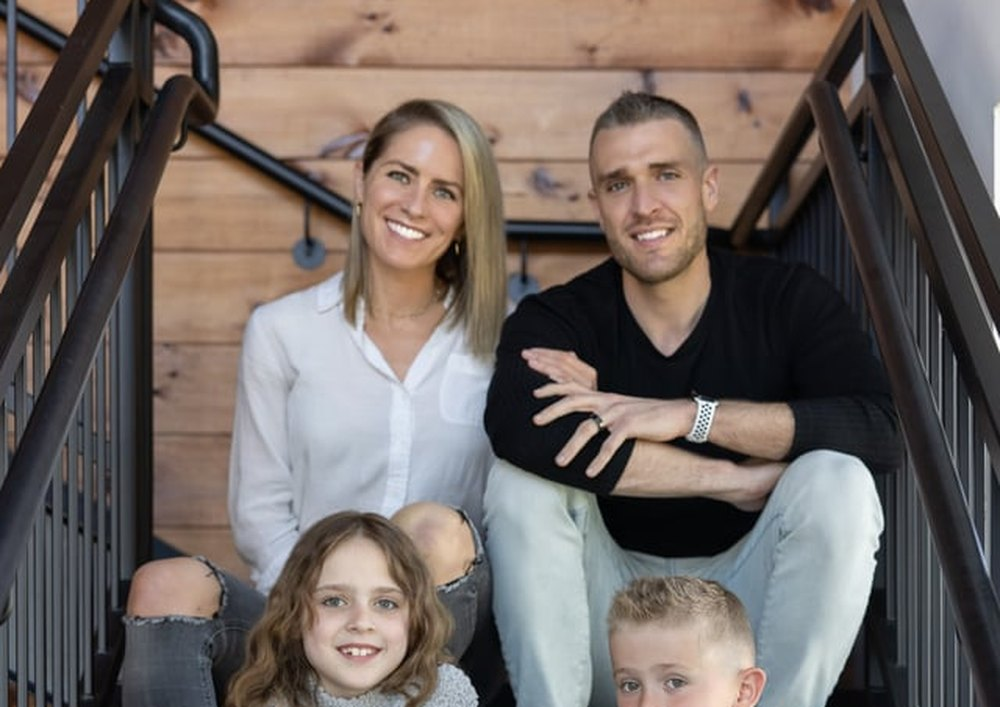
#> input picture hero.jpg, 1000 x 707 px
$ python gen-assets.py
#> lines starting #> are read from the running program, lines starting #| are printed output that depends on the picture; pictures that were not available may be replaced by others from this repository, and a replacement may not be noted
#!/usr/bin/env python3
"""
gen-assets.py — regenerate the social share image + favicons from the root images.

Source of truth: hero.jpg and logo-white.png in the repo root (the same files the
card serves). Produces:
  og.jpg (1200x630) and favicon.ico / icon-32.png / icon-16.png / apple-touch-icon.png

Run:  python3 scripts/gen-assets.py        (requires Pillow)
"""
import os
from PIL import Image, ImageOps
ROOT = os.path.dirname(os.path.dirname(os.path.abspath(__file__)))
NAVY = (14, 42, 56, 255)

hero  = Image.open(os.path.join(ROOT, "hero.jpg")).convert("RGB")
#> hero is the input picture: PIL image 1000x707 RGB; mean R, G, B 112.2, 102.6, 98
white = Image.open(os.path.join(ROOT, "logo-white.png")).convert("RGBA")

# Social share image: cover-crop hero to 1200x630, top-biased to keep faces.
ImageOps.fit(hero, (1200, 630), method=Image.LANCZOS, centering=(0.5, 0.30)) \
    .save(os.path.join(ROOT, "og.jpg"), "JPEG", quality=86, optimize=True, progressive=True)
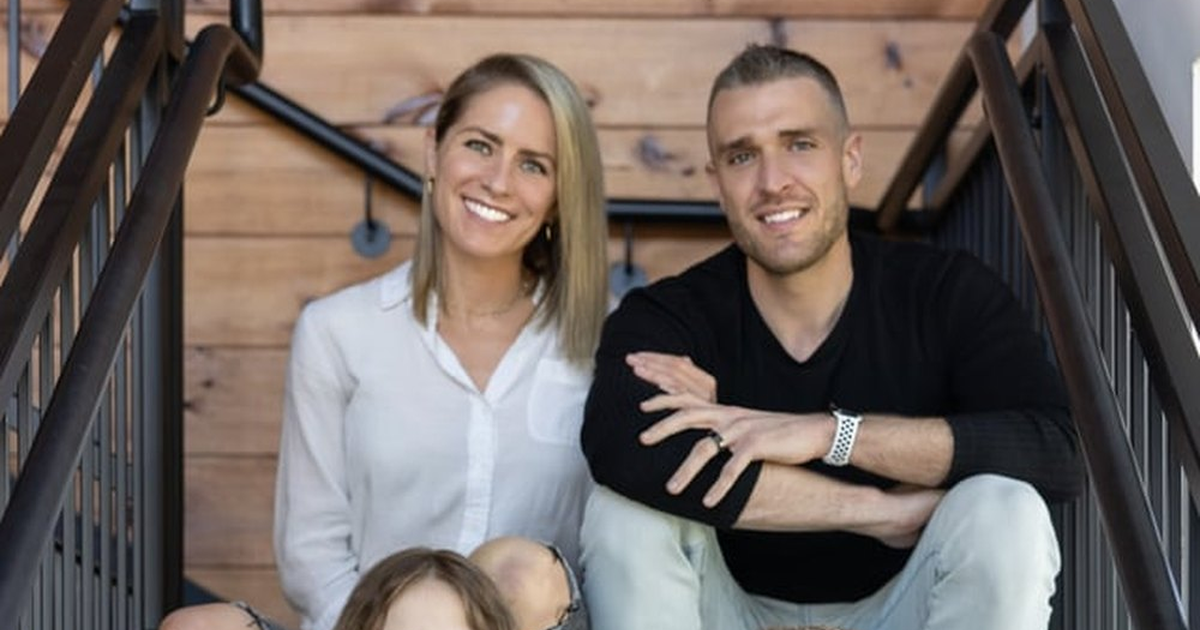
#> saved as og.jpg: PIL image 1200x630 RGB; mean R, G, B 109, 99.2, 94.9

# Favicons: isolate the white house mark, center on brand navy.
w, h = white.size
#> w = 1000; h = 707
mark = white.crop((0, 0, w, int(h * 0.72)))
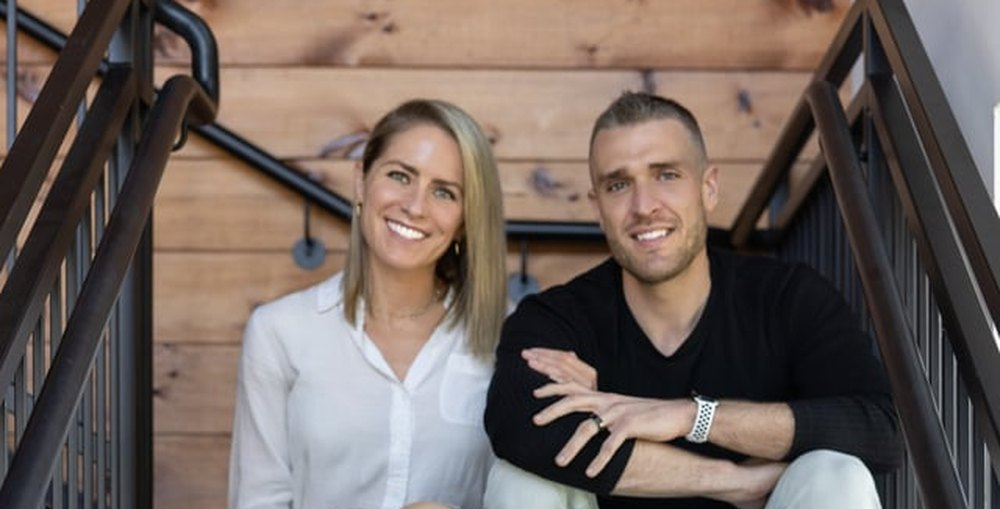
#> mark: PIL image 1000x509 RGBA; mean R, G, B, A 112.8, 99.8, 93.7, 255
mark = mark.crop(mark.getbbox())
def icon(size, pad=0.14):
#> called with size = 180, pad = 0.14
    cv = Image.new("RGBA", (size, size), NAVY)
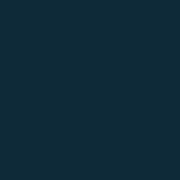
#> cv: PIL image 180x180 RGBA; mean R, G, B, A 14, 42, 56, 255
    inner = int(size * (1 - 2 * pad)); m = mark.copy(); m.thumbnail((inner, inner), Image.LANCZOS)
#> after `m.thumbnail((inner, inner), Image.LANCZOS)`:
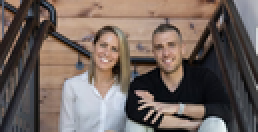
#> m: PIL image 129x66 RGBA (shown 2 times larger); mean R, G, B, A 112.8, 99.8, 93.7, 255
    cv.alpha_composite(m, ((size - m.width) // 2, (size - m.height) // 2)); return cv
#> after `cv.alpha_composite(m, ((size - m.width) // 2, (size - m.height) // 2))`:
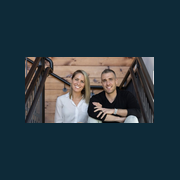
#> cv: PIL image 180x180 RGBA; mean R, G, B, A 40, 57.2, 65.9, 255
icon(180).convert("RGB").save(os.path.join(ROOT, "apple-touch-icon.png"), "PNG")
icon(32).save(os.path.join(ROOT, "icon-32.png"), "PNG")
icon(16).save(os.path.join(ROOT, "icon-16.png"), "PNG")
icon(48).save(os.path.join(ROOT, "favicon.ico"), sizes=[(16, 16), (32, 32), (48, 48)])
#> call 4 of icon, with size = 48, pad = 0.14
#> in icon (call 4), `m.thumbnail((inner, inner), Image.LANCZOS)`:
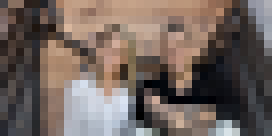
#> m: PIL image 34x17 RGBA (shown 8 times larger); mean R, G, B, A 112.9, 99.9, 93.8, 255
#> in icon (call 4), `cv.alpha_composite(m, ((size - m.width) // 2, (size - m.height) // 2))`:
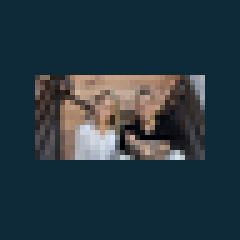
#> cv: PIL image 48x48 RGBA (shown 5 times larger); mean R, G, B, A 38.8, 56.5, 65.5, 255
print("Regenerated og.jpg + favicons from hero.jpg / logo-white.png")
